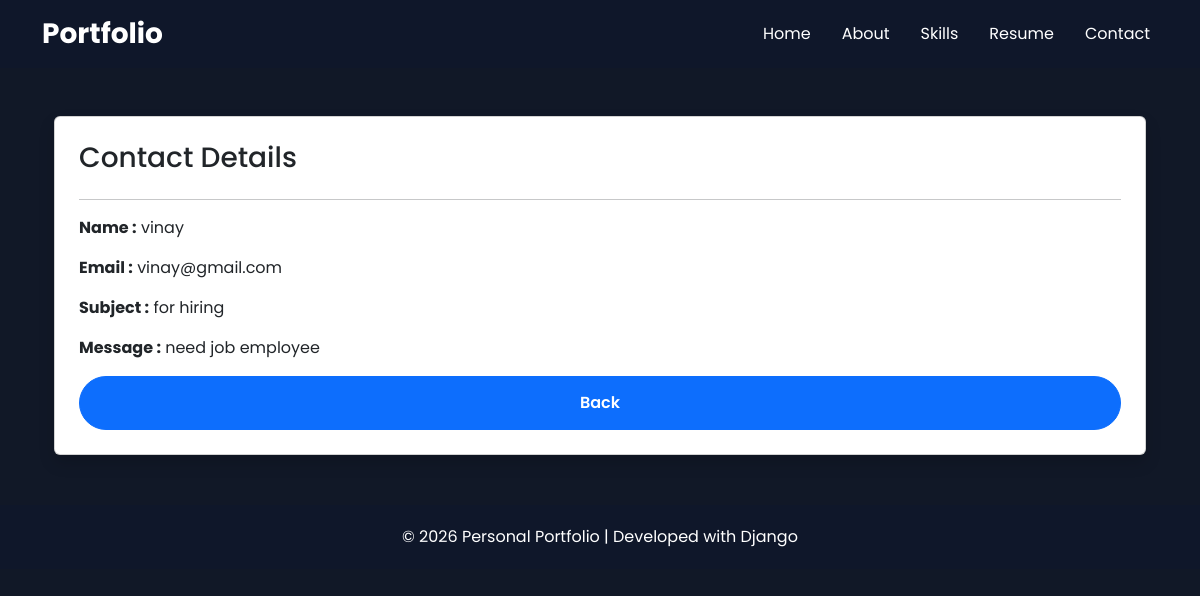
Screenshot of /view/2/ (signed in) with the database file from the repository.
### portfolio/models.py (models this page shows, shortened)
class Contact(models.Model):
    name=models.CharField(max_length=100)
    email=models.EmailField()
    subject=models.CharField(max_length=100)
    message=models.TextField()

### portfolio/views.py (the view)
# urls.py: path('view/<int:id>/', ViewContact.as_view(), name='view'),
class ViewContact(View):
    def get(self, request, id):
        if not request.session.get('admin'):
            return redirect('admin_login')
        data = Contact.objects.get(id=id)
        return render(request, "view.html", {'data': data})

### portfolio/templates/view.html
{% extends 'base.html' %}
{% block content %}
<div class="container mt-5">
<div class="card p-4 shadow">
<h3>Contact Details</h3>
<hr>
<p><b>Name :</b> {{data.name}}</p>
<p><b>Email :</b> {{data.email}}</p>
<p><b>Subject :</b> {{data.subject}}</p>
<p><b>Message :</b> {{data.message}}</p>
<a href="{% url 'dashboard' %}" class="btn btn-primary">
Back
</a>
</div>
</div>
{% endblock %}

### portfolio/static/css/style.css (style rules this page uses)
* { margin:0; padding:0; box-sizing:border-box; font-family:'Poppins',sans-serif; }
body { background:#0f172a; overflow-x:hidden; }
.container { position:relative; z-index:2; }
.btn { padding:14px 35px; border-radius:50px; font-weight:600; transition:.3s; }

### portfolio/templates/base.html (style rules this page uses)
body { background:#111827; color:white; }

### rows the page displays
Contact: name "vinay", email "vinay@gmail.com", subject "for hiring", message "need job employee"
